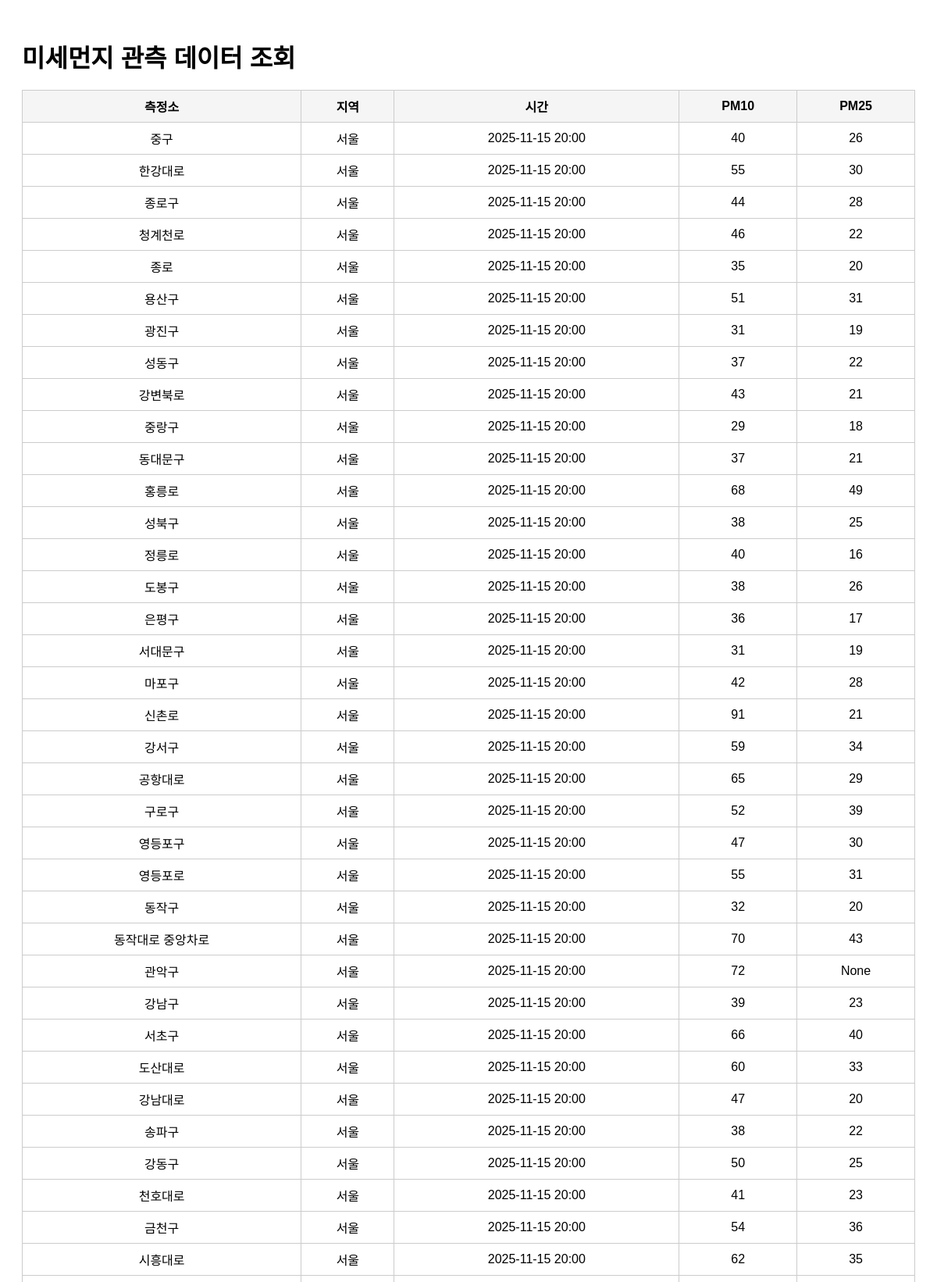
Page /list (upper part) on the committed database.
### tables this page shows
CREATE TABLE air_quality (
    id        INTEGER PRIMARY KEY AUTOINCREMENT,
    station   TEXT,
    sido      TEXT,
    dataTime  TEXT,
    pm10      INTEGER,
    pm25      INTEGER
);

### app.py (the view)
@app.route("/list")
def list_data():
    page = int(request.args.get("page", 1))
    per_page = 100  # 페이지당 100개
    offset = (page - 1) * per_page
    conn = sqlite3.connect(DB_PATH)
    cur = conn.cursor()
    cur.execute("""
        SELECT station, sido, dataTime, pm10, pm25
        FROM air_quality
        ORDER BY dataTime DESC
        LIMIT ? OFFSET ?
    """, (per_page + 1, offset))
    rows = cur.fetchall()
    conn.close()
    has_next = len(rows) > per_page
    rows = rows[:per_page]
    return render_template(
        "list.html",
        rows=rows,
        page=page,
        has_next=has_next
    )

### templates/list.html (shortened to what this page needs)
<!DOCTYPE html>
<html lang="ko">
<head>
</head>
<body>
    <h1>미세먼지 관측 데이터 조회</h1>
    <table>
        <tr>
            <th>측정소</th>
            <th>지역</th>
            <th>시간</th>
            <th>PM10</th>
            <th>PM25</th>
        </tr>
        {% for row in rows %}
        <tr>
            <td>{{ row[0] }}</td>
            <td>{{ row[1] }}</td>
            <td>{{ row[2] }}</td>
            <td>{{ row[3] }}</td>
            <td>{{ row[4] }}</td>
        </tr>
        {% endfor %}
    </table>
</body>
</html>

### templates/list.html (style rules this page uses)
body { font-family: Arial, sans-serif; padding: 20px; }
h1 { margin-bottom: 20px; }
table { width: 100%; border-collapse: collapse; margin-bottom: 20px; }
th, td { border: 1px solid #ccc; padding: 8px; text-align: center; }
th { background: #f5f5f5; }

### rows in the picture
air_quality: station "중구", sido "서울", dataTime "2025-11-15 20:00", pm10 "40", pm25 "26"
air_quality: station "한강대로", sido "서울", dataTime "2025-11-15 20:00", pm10 "55", pm25 "30"
air_quality: station "종로구", sido "서울", dataTime "2025-11-15 20:00", pm10 "44", pm25 "28"
air_quality: station "청계천로", sido "서울", dataTime "2025-11-15 20:00", pm10 "46", pm25 "22"
air_quality: station "종로", sido "서울", dataTime "2025-11-15 20:00", pm10 "35", pm25 "20"
air_quality: station "용산구", sido "서울", dataTime "2025-11-15 20:00", pm10 "51", pm25 "31"
air_quality: station "광진구", sido "서울", dataTime "2025-11-15 20:00", pm10 "31", pm25 "19"
air_quality: station "성동구", sido "서울", dataTime "2025-11-15 20:00", pm10 "37", pm25 "22"
air_quality: station "강변북로", sido "서울", dataTime "2025-11-15 20:00", pm10 "43", pm25 "21"
air_quality: station "중랑구", sido "서울", dataTime "2025-11-15 20:00", pm10 "29", pm25 "18"
air_quality: station "동대문구", sido "서울", dataTime "2025-11-15 20:00", pm10 "37", pm25 "21"
air_quality: station "홍릉로", sido "서울", dataTime "2025-11-15 20:00", pm10 "68", pm25 "49"
air_quality: station "성북구", sido "서울", dataTime "2025-11-15 20:00", pm10 "38", pm25 "25"
air_quality: station "정릉로", sido "서울", dataTime "2025-11-15 20:00", pm10 "40", pm25 "16"
air_quality: station "도봉구", sido "서울", dataTime "2025-11-15 20:00", pm10 "38", pm25 "26"
air_quality: station "은평구", sido "서울", dataTime "2025-11-15 20:00", pm10 "36", pm25 "17"
air_quality: station "서대문구", sido "서울", dataTime "2025-11-15 20:00", pm10 "31", pm25 "19"
air_quality: station "마포구", sido "서울", dataTime "2025-11-15 20:00", pm10 "42", pm25 "28"
air_quality: station "신촌로", sido "서울", dataTime "2025-11-15 20:00", pm10 "91", pm25 "21"
air_quality: station "강서구", sido "서울", dataTime "2025-11-15 20:00", pm10 "59", pm25 "34"
air_quality: station "공항대로", sido "서울", dataTime "2025-11-15 20:00", pm10 "65", pm25 "29"
air_quality: station "구로구", sido "서울", dataTime "2025-11-15 20:00", pm10 "52", pm25 "39"
air_quality: station "영등포구", sido "서울", dataTime "2025-11-15 20:00", pm10 "47", pm25 "30"
air_quality: station "영등포로", sido "서울", dataTime "2025-11-15 20:00", pm10 "55", pm25 "31"
air_quality: station "동작구", sido "서울", dataTime "2025-11-15 20:00", pm10 "32", pm25 "20"
air_quality: station "동작대로 중앙차로", sido "서울", dataTime "2025-11-15 20:00", pm10 "70", pm25 "43"
air_quality: station "관악구", sido "서울", dataTime "2025-11-15 20:00", pm10 "72", row "None"
air_quality: station "강남구", sido "서울", dataTime "2025-11-15 20:00", pm10 "39", pm25 "23"
air_quality: station "서초구", sido "서울", dataTime "2025-11-15 20:00", pm10 "66", pm25 "40"
air_quality: station "도산대로", sido "서울", dataTime "2025-11-15 20:00", pm10 "60", pm25 "33"
air_quality: station "강남대로", sido "서울", dataTime "2025-11-15 20:00", pm10 "47", pm25 "20"
air_quality: station "송파구", sido "서울", dataTime "2025-11-15 20:00", pm10 "38", pm25 "22"
air_quality: station "강동구", sido "서울", dataTime "2025-11-15 20:00", pm10 "50", pm25 "25"
air_quality: station "천호대로", sido "서울", dataTime "2025-11-15 20:00", pm10 "41", pm25 "23"
air_quality: station "금천구", sido "서울", dataTime "2025-11-15 20:00", pm10 "54", pm25 "36"
air_quality: station "시흥대로", sido "서울", dataTime "2025-11-15 20:00", pm10 "62", pm25 "35"
